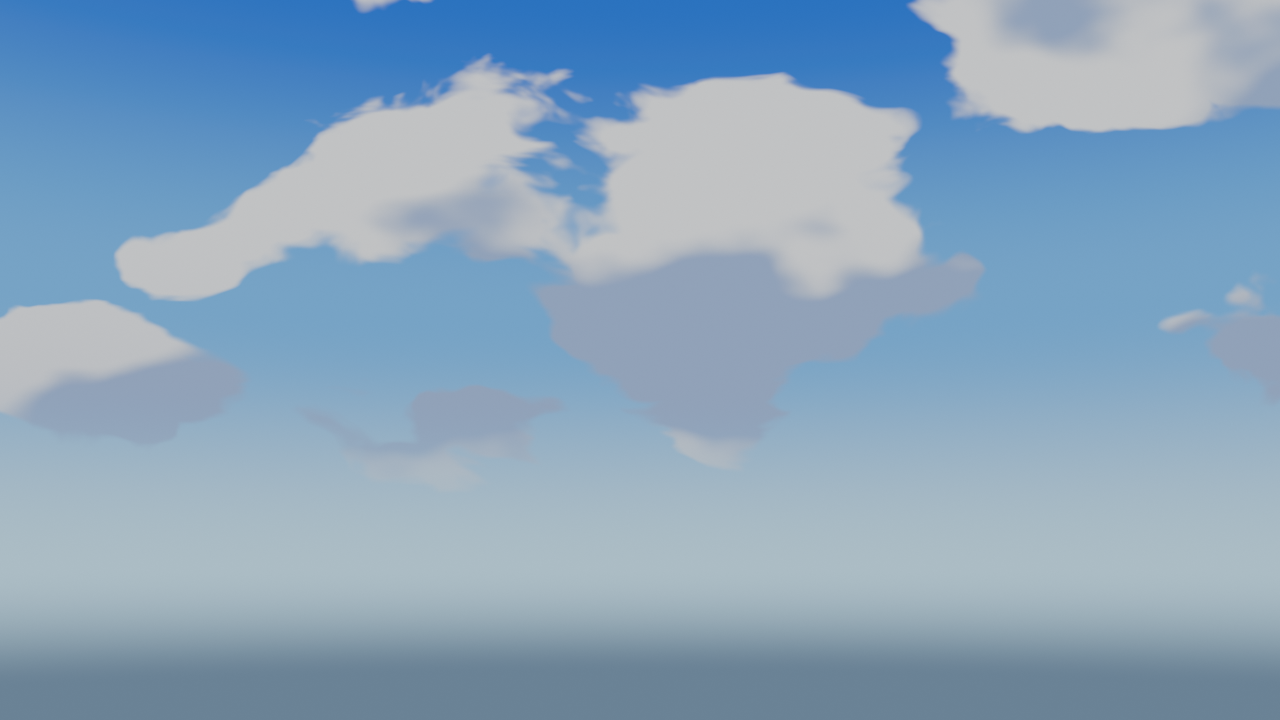
#> input picture preset_dev/baseline_2_63/summer_noon_v2.62.0_on_amount_060_1280x720.png, 1280 x 720 px, given in place of summer_noon_1280x720.png, which was not available
$ python phase1_compare.py
#> lines starting #> are read from the running program, lines starting #| are printed output that depends on the picture; after the words box and inside, x2 and y2 are one past the last pixel; in counts of white or black regions, pixels touching at a corner belong together; pictures that were not available may be replaced by others from this repository, and a replacement may not be noted
"""Phase 1 Cumulus comparison: v1.0.3 vs v2.62.0.

Builds cloud masks from each version's clouds-off reference, measures coverage,
silhouette fragmentation, ambient contrast and rim response, and writes the
comparison sheets and metrics. No generator is modified.

Run::

    python preset_dev/phase1_compare.py
"""

import json
import os
from collections import deque

import numpy as np
from PIL import Image, ImageDraw, ImageFilter, ImageFont

HERE = os.path.dirname(os.path.abspath(__file__))
BASE = os.path.join(HERE, "baseline_2_63")
OLD = os.path.join(HERE, "world_baseline", "v1.0.3")
OUT = os.path.join(HERE, "phase1")
CALIBRATED = 0.78
THRESHOLD = 0.02


def load(path):
    return np.asarray(Image.open(path).convert("RGB"), dtype=np.float32) / 255.0


def luma(rgb):
    return (0.2126 * rgb[:, :, 0] + 0.7152 * rgb[:, :, 1]
            + 0.0722 * rgb[:, :, 2])


def clean_mask(diff, threshold=THRESHOLD):
    image = Image.fromarray((diff > threshold).astype(np.uint8) * 255, "L")
    image = image.filter(ImageFilter.MaxFilter(3)).filter(
        ImageFilter.MinFilter(3))
    image = image.filter(ImageFilter.MinFilter(3)).filter(
        ImageFilter.MaxFilter(3))
    return np.asarray(image) > 127


def mask_image(mask):
    return Image.fromarray(mask.astype(np.uint8) * 255, "L")


def components(mask, minimum):
    """Connected components on a downsampled mask; returns areas and boxes."""
    small = mask_image(mask).resize((320, 180), Image.Resampling.BOX)
    grid = np.asarray(small) > 127
    height, width = grid.shape
    seen = np.zeros_like(grid, dtype=bool)
    found = []
    for y in range(height):
        for x in range(width):
            if not grid[y, x] or seen[y, x]:
                continue
            queue = deque([(x, y)])
            seen[y, x] = True
            area = 0
            x0, x1, y0, y1 = x, x, y, y
            while queue:
                px, py = queue.popleft()
                area += 1
                x0, x1 = min(x0, px), max(x1, px)
                y0, y1 = min(y0, py), max(y1, py)
                for nx, ny in ((px - 1, py), (px + 1, py),
                               (px, py - 1), (px, py + 1)):
                    if (0 <= nx < width and 0 <= ny < height
                            and grid[ny, nx] and not seen[ny, nx]):
                        seen[ny, nx] = True
                        queue.append((nx, ny))
            if area >= minimum:
                found.append({"area": area, "box": [x0, y0, x1, y1]})
    total = width * height
    for item in found:
        item["fraction"] = round(item["area"] / total, 4)
    return sorted(found, key=lambda item: -item["area"])


def metrics(name, on_path, off_path, resolution):
    on = load(on_path)
    off = load(off_path)
    diff = np.abs(on - off).max(axis=2)
    mask = clean_mask(diff)
    lum = luma(on)
    height, width = mask.shape
    sky_rows = int(height * 0.83)
    sky = ~mask & (np.arange(height)[:, None] < sky_rows)
    cloud_values = lum[mask]
    sky_values = lum[sky]
    grad_y, grad_x = np.gradient(lum)
    edge = np.hypot(grad_x, grad_y)[:sky_rows]
    eroded = np.asarray(mask_image(mask).filter(ImageFilter.MinFilter(7))) > 127
    rim = mask & ~eroded
    interior = eroded
    cloud_components = components(mask, 115)
    openings = components(~mask & (np.arange(height)[:, None] < sky_rows), 115)
    row_profile = [round(float(value), 4)
                   for value in mask[:sky_rows].mean(axis=1)[::max(1, sky_rows // 12)]]
    return {
        "name": name,
        "resolution": resolution,
        "coverage": round(float(mask.mean()), 4),
        "cloud_luma": {
            "mean": round(float(cloud_values.mean()), 4),
            "std": round(float(cloud_values.std()), 4),
            "p10": round(float(np.percentile(cloud_values, 10)), 4),
            "p50": round(float(np.percentile(cloud_values, 50)), 4),
            "p90": round(float(np.percentile(cloud_values, 90)), 4),
        },
        "sky_luma": round(float(sky_values.mean()), 4),
        "image_gradient_mean": round(float(edge.mean()), 5),
        "rim_to_interior": round(
            float(lum[rim].mean() / max(lum[interior].mean(), 1e-6)), 4),
        "components_over_0.2pct": len(cloud_components),
        "component_areas": [item["fraction"]
                            for item in cloud_components[:8]],
        "largest_component": round(
            cloud_components[0]["fraction"] if cloud_components else 0.0, 4),
        "openings_over_0.2pct": len(openings),
        "row_profile": row_profile,
        "threshold": THRESHOLD,
        "mask": mask,
        "image": on,
    }


def font(size):
    for name in (r"C:\Windows\Fonts\arial.ttf", "arial.ttf",
                 r"C:\Windows\Fonts\segoeui.ttf", "DejaVuSans.ttf"):
        try:
            return ImageFont.truetype(name, size)
        except OSError:
            continue
    return ImageFont.load_default()


def cell(image, text, label_font, size):
    if image.size != (size[0], size[1]):
        image = image.resize(size, Image.Resampling.LANCZOS)
    canvas = Image.new("RGB", (size[0], size[1] + 38), (18, 18, 20))
    canvas.paste(image, (0, 38))
    draw = ImageDraw.Draw(canvas)
    draw.text((12, 8), text, fill=(238, 238, 238), font=label_font)
    return canvas


def sheet(rows, out_path, size):
    label = font(24)
    cells = [[cell(image, text, label, size) for text, image in row]
             for row in rows]
    width = len(cells[0]) * size[0]
    height = len(cells) * (size[1] + 38)
    canvas = Image.new("RGB", (width, height), (12, 12, 14))
    for row_index, row in enumerate(cells):
        for col_index, item in enumerate(row):
            canvas.paste(item, (col_index * size[0],
                                row_index * (size[1] + 38)))
    canvas.save(out_path)


def main():
    os.makedirs(OUT, exist_ok=True)
    report = {"calibrated_amount": CALIBRATED, "threshold": THRESHOLD,
              "resolutions": {}}

    paths_1280 = {
        "v1.0.3": (os.path.join(OLD, "summer_noon_1280x720.png"),
                   os.path.join(BASE, "summer_noon_v1.0.3_off_native_1280x720.png")),
        "v2.62_native": (
            os.path.join(BASE, "summer_noon_v2.62.0_on_amount_070_1280x720.png"),
            os.path.join(BASE, "summer_noon_v2.62.0_off_native_1280x720.png")),
        "v2.62_calibrated": (
            os.path.join(BASE, "summer_noon_v2.62.0_on_amount_078_1280x720.png"),
            os.path.join(BASE, "summer_noon_v2.62.0_off_native_1280x720.png")),
    }
    paths_1920 = {
        "v1.0.3": (os.path.join(OLD, "summer_noon_1920x1080.png"),
                   os.path.join(BASE, "summer_noon_v1.0.3_off_native_1920x1080.png")),
        "v2.62_native": (
            os.path.join(BASE, "summer_noon_v2.62.0_on_amount_070_1920x1080.png"),
            os.path.join(BASE, "summer_noon_v2.62.0_off_native_1920x1080.png")),
        "v2.62_calibrated": (
            os.path.join(HERE, "phase1", "summer_noon_v2.62_calibrated_on_amount_078_1920x1080.png"),
            os.path.join(BASE, "summer_noon_v2.62.0_off_native_1920x1080.png")),
    }

    primary_rows = None
    for resolution, paths, size in (
            ("1280x720", paths_1280, (1280, 720)),
            ("1920x1080", paths_1920, (1920, 1080))):
        rows = []
        results = {}
        image_row = []
        mask_row = []
        for name, (on_path, off_path) in paths.items():
            result = metrics(name, on_path, off_path, resolution)
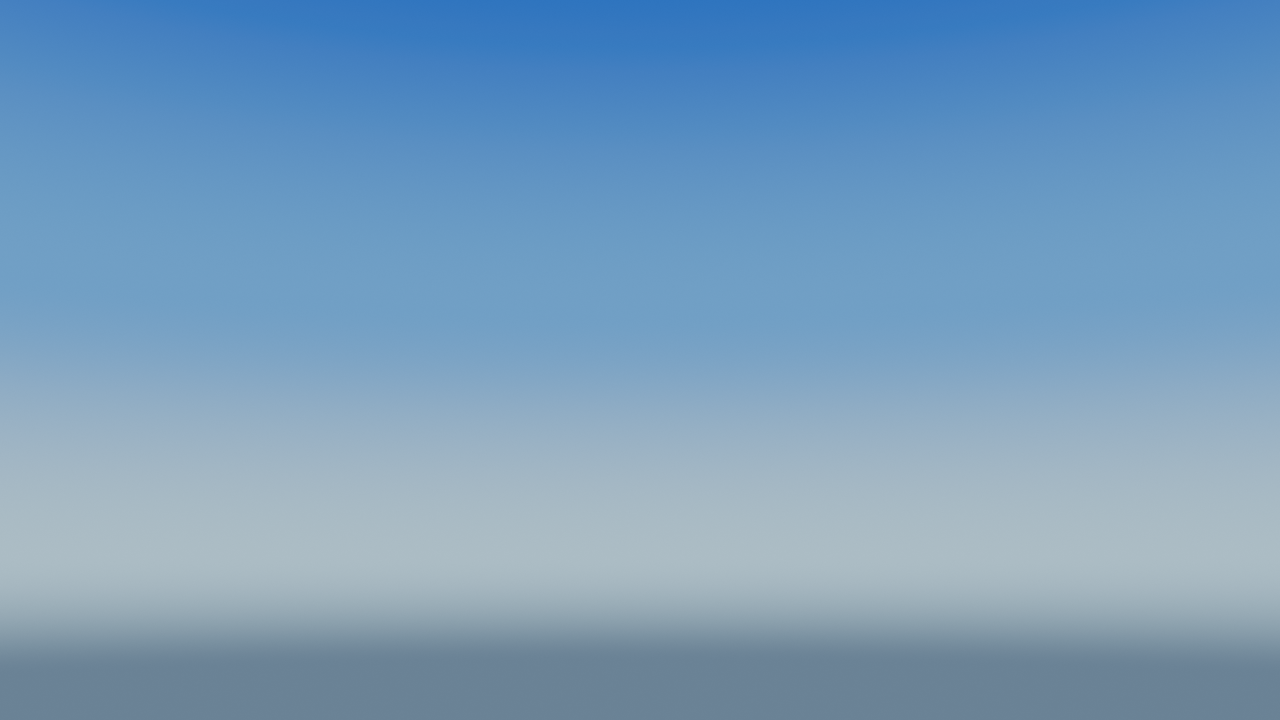
#> input picture preset_dev/baseline_2_63/summer_noon_v1.0.3_off_native_1280x720.png, 1280 x 720 px
#> in clean_mask, `image = Image.fromarray((diff > threshold).astype(np.uint8) * 255, "L")`:
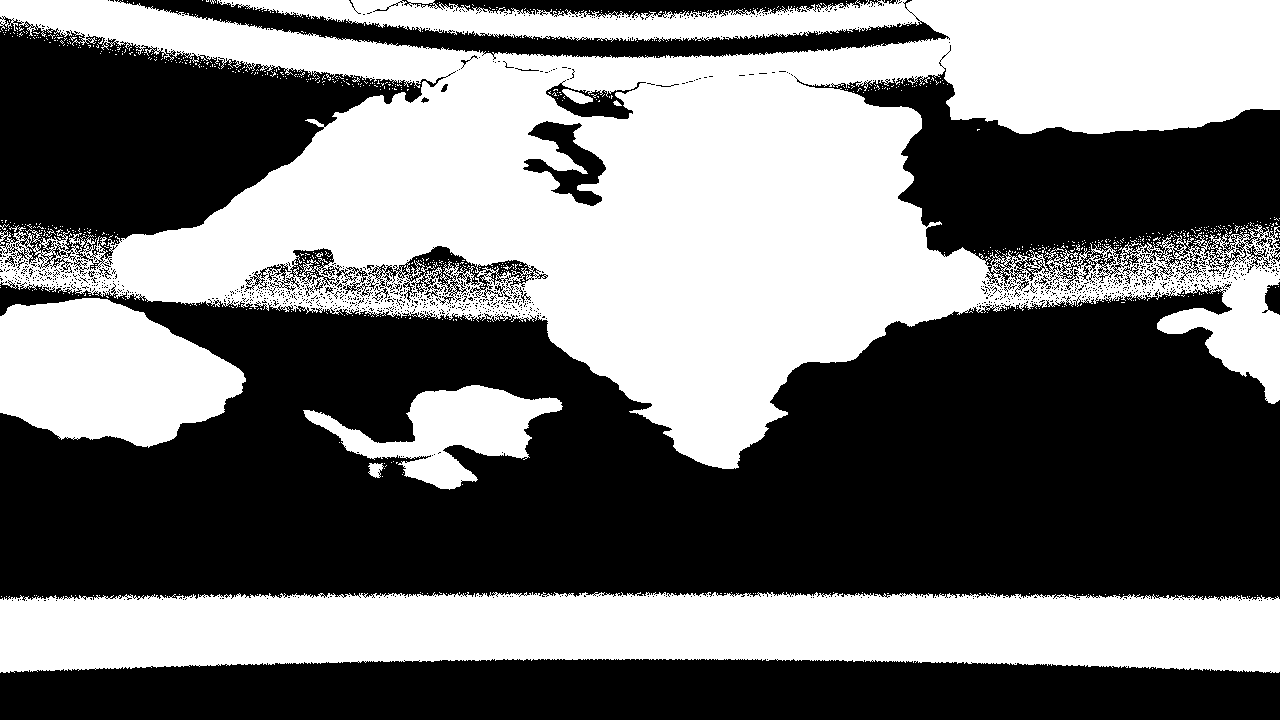
#> image: PIL image 1280x720 L; 45.1% white; 874 white regions (866 under 20 px), largest, box (x1, y1, x2, y2) and area: (0, 0, 1280, 469) 287804, (0, 592, 1280, 673) 87283, (0, 298, 246, 448) 26536
#> in metrics, `grad_y, grad_x = np.gradient(lum)`:
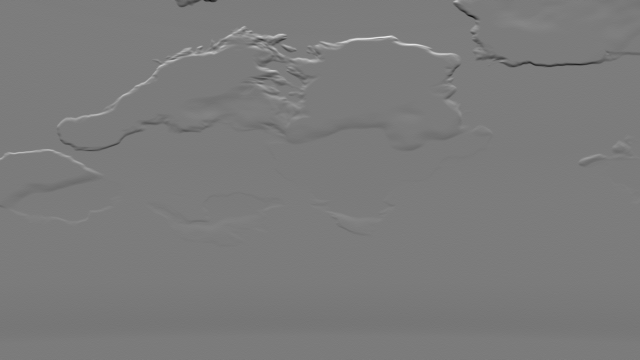
#> grad_y: shape (720, 1280) float32 (shown at 1/2 size); min -0.0922, max 0.098, mean -2.37e-05; drawn with min black and max white
#> in metrics, `edge = np.hypot(grad_x, grad_y)[:sky_rows]`:
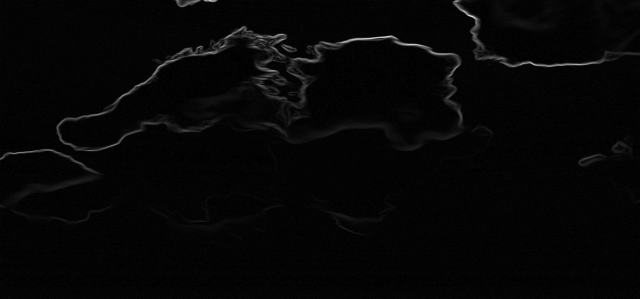
#> edge: shape (597, 1280) float32 (shown at 1/2 size); min 0, max 0.0993, mean 0.00235; drawn with min black and max white
#> in metrics, `cloud_components = components(mask, 115)`: cloud_components = 3 items
#> call 2 of components, with minimum = 115
#> in components (call 2), `grid = np.asarray(small) > 127`:
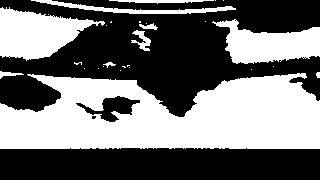
#> grid: shape (180, 320) bool; 45% white; 28 white regions (18 under 20 px), largest, box (x1, y1, x2, y2) and area: (0, 73, 320, 149) 18313, (0, 7, 105, 61) 3277, (212, 19, 320, 64) 2862
#> in metrics, `openings = components(~mask & (np.arange(height)[:, None] < sky_rows),..`: openings = 6 items
#> in metrics, `row_profile = [round(float(value), 4) for value in mask[:sky_rows].mea..`: row_profile = [0.596, 0.603, 0.599, 0.451, 0.496, 0.871, 0.893, 0.457, 0.388, 0.211, 0, 0, 0]
#> result = 15 items
            mask = result.pop("mask")
            image = result.pop("image")
            results[name] = result
            image_row.append((name.replace("_", " "), Image.fromarray(
                (image * 255).astype(np.uint8))))
            mask_row.append(("mask - " + name.replace("_", " "),
                             mask_image(mask).convert("RGB")))
            mask_image(mask).save(os.path.join(
                OUT, "mask_%s_%s.png" % (name.replace(".", "_"), resolution)))
        rows = [image_row, mask_row]
        if resolution == "1280x720":
            primary_rows = rows
        report["resolutions"][resolution] = results
        sheet(rows, os.path.join(OUT, "contact_%s.png" % resolution), size)
#> in cell, image is the input picture: PIL image 1280x720 RGB; mean R, G, B 138, 165.1, 188.4
#> after the loop in sheet, `for row_index, row in enumerate(cells):`:
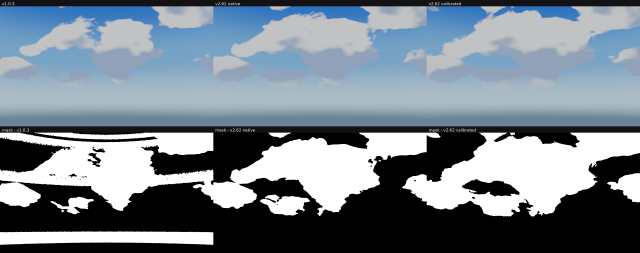
#> canvas: PIL image 3840x1516 RGB (shown at 1/6 size); mean R, G, B 120.2, 131.6, 141.6
#> pass 2 of the loop in main, `for resolution, paths, size in (`:
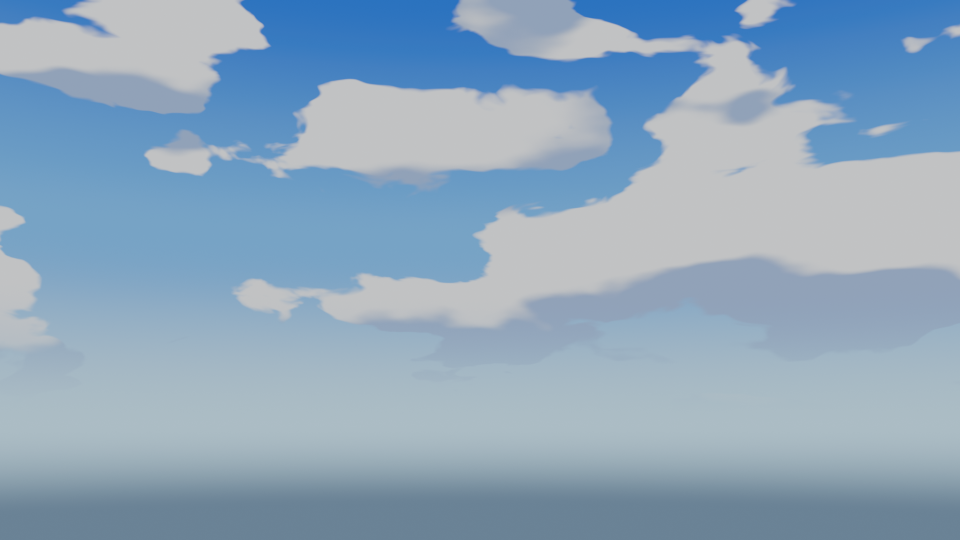
#> input picture preset_dev/world_baseline/v2.56.0/summer_noon_1920x1080.png, 1920 x 1080 px, found by its file name (shown at 1/2 size)
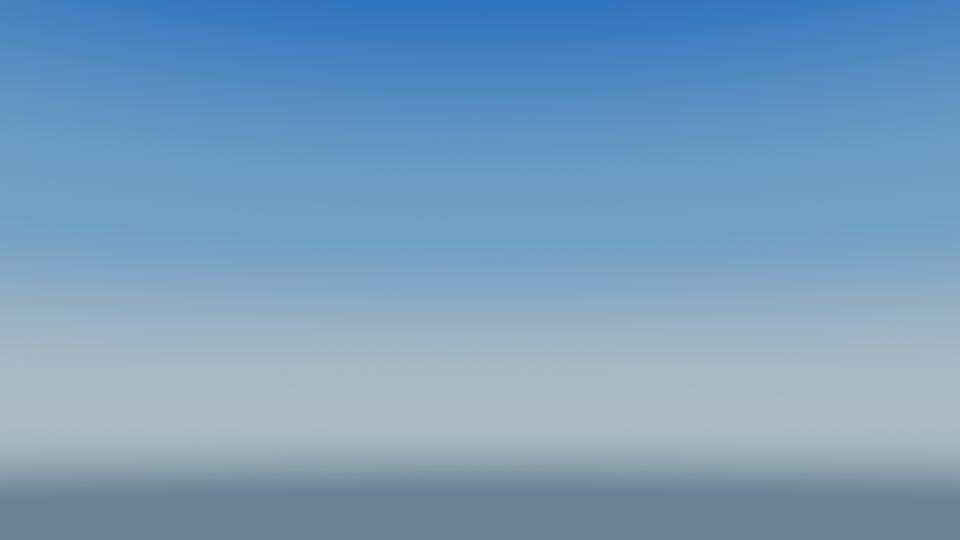
#> input picture preset_dev/baseline_2_63/summer_noon_v1.0.3_off_native_1920x1080.png, 1920 x 1080 px (shown at 1/2 size)
#> diff: shape (1080, 1920) float32
#> in metrics (call 4), `grad_y, grad_x = np.gradient(lum)`:
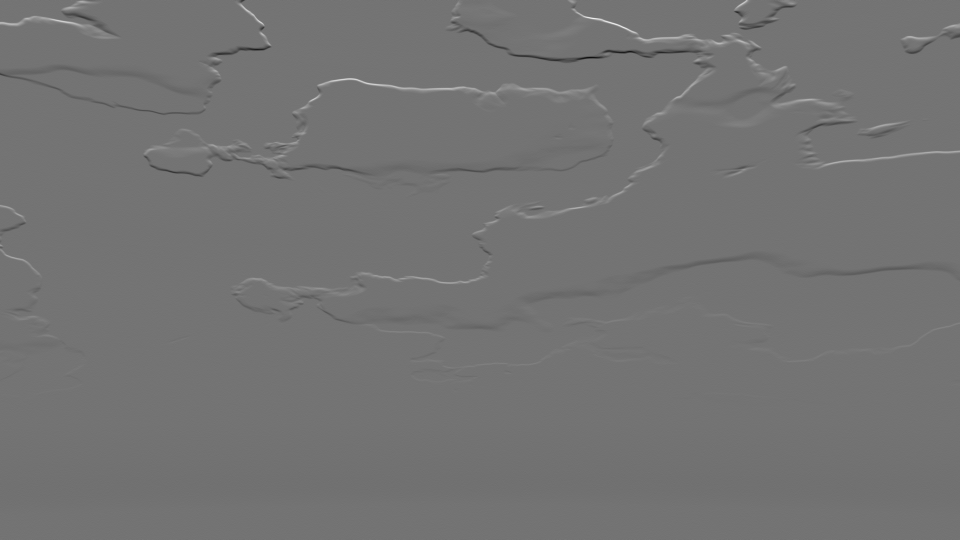
#> grad_y: shape (1080, 1920) float32 (shown at 1/2 size); min -0.104, max 0.125, mean -1.61e-05; drawn with min black and max white

    # The 1280 sheet is the primary single-table deliverable.
    sheet(primary_rows, os.path.join(OUT, "contact.png"), (1280, 720))

    # 1:1 crop of the main mass, for lighting and rim inspection.
    crop = (420, 40, 1500, 680)
    lighting = []
    for label, path in (
            ("v1.0.3", os.path.join(OLD, "summer_noon_1920x1080.png")),
            ("v2.62 native (0.70)",
             os.path.join(BASE, "summer_noon_v2.62.0_on_amount_070_1920x1080.png")),
            ("v2.62 calibrated (0.78)",
             os.path.join(HERE, "phase1", "summer_noon_v2.62_calibrated_on_amount_078_1920x1080.png"))):
        image = Image.open(path).convert("RGB").crop(crop)
        lighting.append((label, image))
    sheet([lighting], os.path.join(OUT, "contact_lighting.png"), (1080, 640))

    for name, result in report["resolutions"]["1280x720"].items():
        print("PHASE1 %-18s coverage %.3f  components %d  largest %.3f  "
              "cloud std %.3f  rim %.3f  openings %d"
              % (name, result["coverage"], result["components_over_0.2pct"],
                 result["largest_component"], result["cloud_luma"]["std"],
                 result["rim_to_interior"], result["openings_over_0.2pct"]))
    with open(os.path.join(OUT, "metrics.json"), "w", encoding="utf-8") as f:
        json.dump(report, f, indent=2)
    return 0


if __name__ == "__main__":
#> (the run stopped early here; a loop or call above may not have finished)
